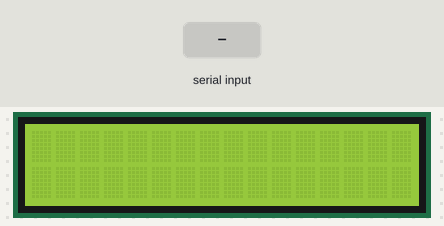
The sketch below on a simulated Arduino Uno, built with avr-gcc and run on an emulated ATmega328P. Shown: 16×2 character LCD. The inputs (shaded band) are chosen by the test bench. What the sketch prints to the serial monitor is not drawn.

Above: at 1.2 s.
1.3 s: "1" received over Serial
At 1.33 s:
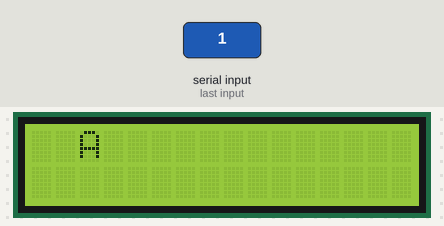
At 1.7 s:
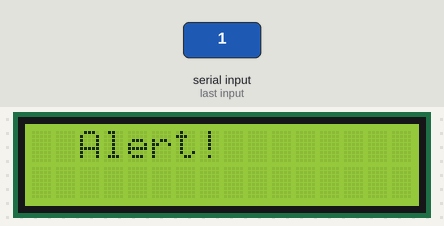
Timing chart, 0 to 4.3 s (numbered marks = the images above; inputs shaded):
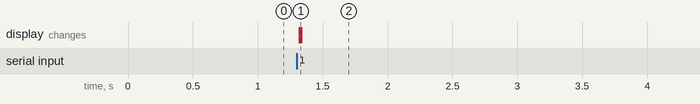

Measured:
- after the input at 1.3 s, the display: changes at once (image 1)

The sketch:

LCD_display.ino
```cpp
#include <LiquidCrystal.h>
int serial;
char array1[]="  Alert!                       ";                  //the string to print on the LCD

int tim = 1;  //the value of delay time

// initialize the library with the numbers of the interface pins
LiquidCrystal lcd(4, 6, 10, 11, 12, 13);

void setup()
{ Serial.begin(1);
  lcd.begin(16, 2);  // set up the LCD's number of columns and rows:
}

void loop()
{   if(Serial.available()>0){
      serial=Serial.read();
      delay(10);
      Serial.println(serial);
      if(serial=='1'){
    lcd.clear();  //Clears the LCD screen and positions the cursor in the upper-left corner
    lcd.setCursor(0,0);                    // set the cursor to column 15, line 0
    for (int p = 0; p < 16; p++)
    {
      lcd.print(array1[p]); // Print a message to the LCD.
      delay(tim);                          //wait for 250 microseconds
    }
    delay(10000);
    lcd.clear();}}
}
```
